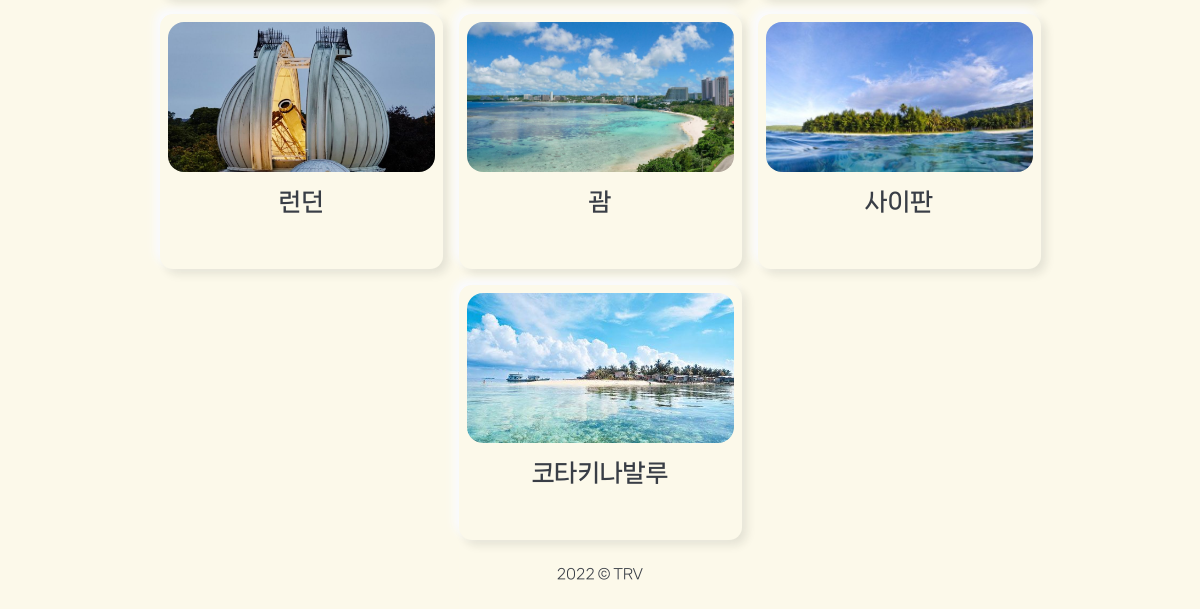
Page /location/ (signed in, lower part) on the earlier database version.
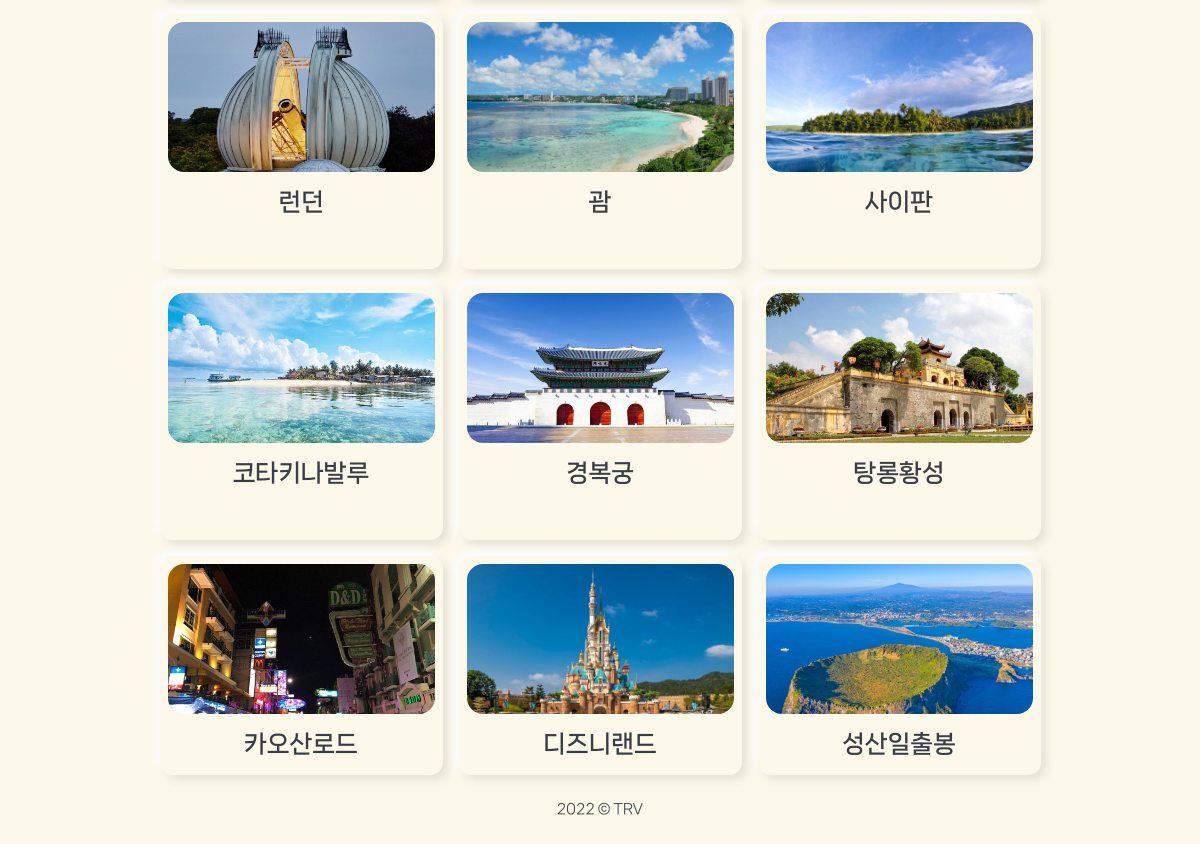
Same page on the later database version.
### location/models.py (models this page shows)
class Location(models.Model):
    title = models.CharField(max_length=80, verbose_name="이름")
    image = ProcessedImageField(
        upload_to="images/",
        blank=False,
        format="JPEG",
        options={"quality": 80},
        verbose_name="대표이미지",
    )
    country = models.CharField(max_length=80, verbose_name="국가")
    city = models.CharField(max_length=80, verbose_name="도시")
    category = models.CharField(
        max_length=10, choices=CATEGORY_CHOICES, default="관광지", verbose_name="카테고리"
    )
    lat = models.CharField(max_length=80, verbose_name="위도")
    lng = models.CharField(max_length=80, verbose_name="경도")
    user = models.ForeignKey(settings.AUTH_USER_MODEL, on_delete=models.CASCADE)
    desc = models.TextField(max_length=300, blank=True, verbose_name="장소 설명문")

### location/views.py (the view)
# urls.py: path("", views.index, name="index"),
def index(request):
    locations = Location.objects.all()
    context = {"locations": locations}
    return render(request, "location/index.html", context)

### location/templates/location/index.html (shortened to what this page needs)
{% extends 'base.html' %}
{% load django_bootstrap5 %}
{% block content %}
  <div id="location">
    <div class="row g-3 mt-3 justify-content-center">
      {% for location in locations %}
        <div class="col-3 box">
          <a href="{% url 'reviews:index' location.pk %}">
            <div class="box-img">
              <img src="{{ location.image.url }}">
            </div>
            <div class="box-cont">
              <h5 class="sub-tit">{{ location.title }}</h5>
              {% if request.user == location.user %}
                <div class="d-flex justify-content-end align-items-center btn-area-sm">
                </div>
              {% endif %}
            </div>
          </a>
        </div>
      {% endfor %}
    </div>
  </div>
{% endblock %}

Differences in the rows shown:
added Location: image (picture), title "경복궁"
added Location: image (picture), title "탕롱황성"
added Location: image (picture), title "카오산로드"
added Location: image (picture), title "디즈니랜드"
added Location: image (picture), title "성산일출봉"
